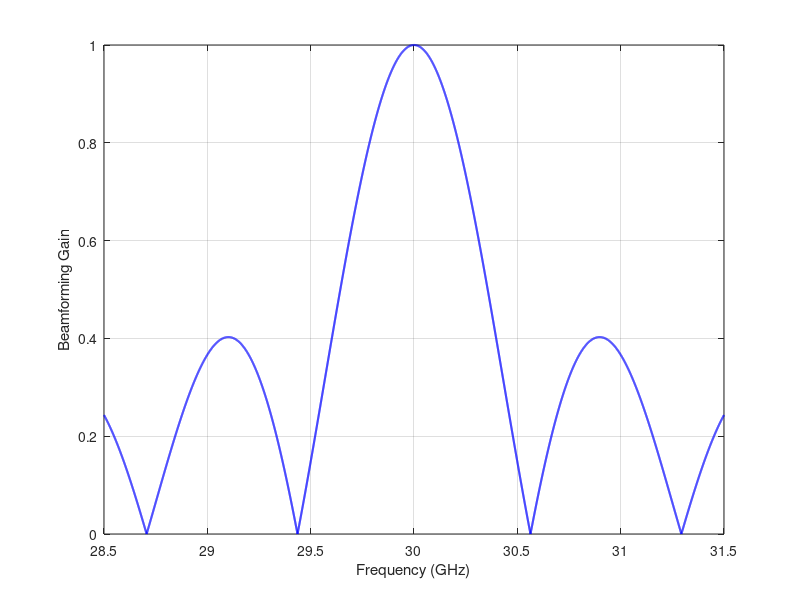

Here is the MATLAB script that generated this plot:
clear all;
clc;
close all;

%% parameters
Nt = 256;
fc=30e9; % Frequencey 
c = 3e8;
lambda=c/fc; % wavelegenth;
d=lambda/2;
r_radius = Nt*d/2/pi; % half-wavelength spacing

%% classical wideband beamforming gain -- beam split
pp = 1:1:Nt;
phi_p = (pp-1)*2*pi/Nt;
[x_p, y_p] = pol2cart(phi_p, r_radius);

phi0 = 0;
dis_matrix = -r_radius*cos(phi0-phi_p);
at = exp(-1j*2*pi/lambda*dis_matrix)/sqrt(Nt);

% beamforming gain for different frequencies at fixed angle
BW = 3e9;
num_carrier = 8001;
f_bw = linspace(fc-BW/2, fc+BW/2, num_carrier);
at_bw = exp(-1j*2*pi*f_bw.'/c*dis_matrix)/sqrt(Nt);
gain_bw = abs(at_bw*at');

figure;
plot(f_bw/1e9, gain_bw,'b-','LineWidth',1.5);
xlabel('Frequency (GHz)');
ylabel('Beamforming Gain');
grid on;
box on;
